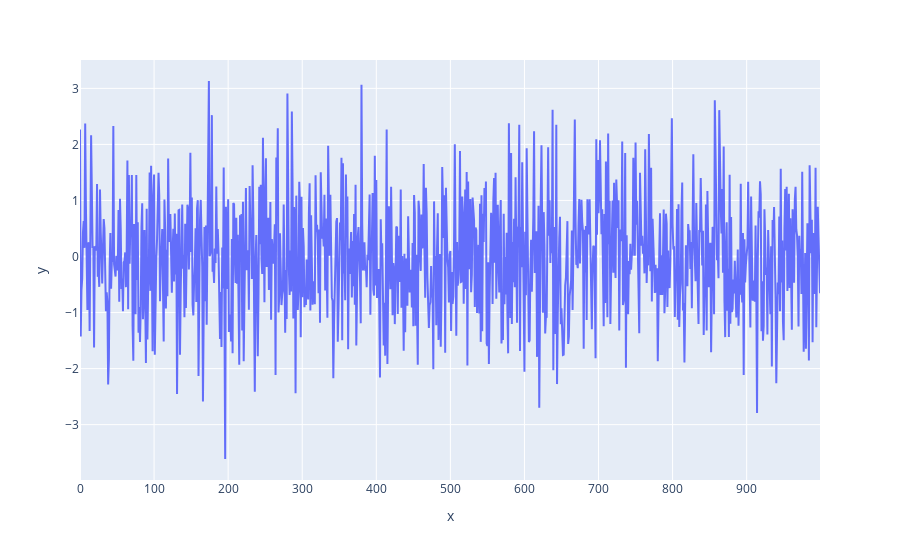

Write notebook code for a chart like this one.
### Markdown cell above
Plotly

### Code cell
# You can zoom and hover with the mouse to see data values
px.line(df, 'x', 'y')

### Figure 1 — Plotly figure (JSON) as saved in the notebook; plotly's stock layout.template omitted (floating-point values rounded to 4 significant figures; data arrays with more than 128 entries replaced by an {"elided": "..."} marker saying what was removed)
{"data": [{"hovertemplate": "x=%{x}<br>y=%{y}<extra></extra>", "legendgroup": "", "line": {"color": "#636efa", "dash": "solid"}, "marker": {"symbol": "circle"}, "mode": "lines", "name": "", "orientation": "v", "showlegend": false, "type": "scatter", "x": {"elided": "1000 int values"}, "xaxis": "x", "y": {"elided": "1000 float values"}, "yaxis": "y"}], "layout": {"legend": {"tracegroupgap": 0}, "margin": {"t": 60}, "xaxis": {"anchor": "y", "domain": [0, 1], "title": {"text": "x"}}, "yaxis": {"anchor": "x", "domain": [0, 1], "title": {"text": "y"}}}}
